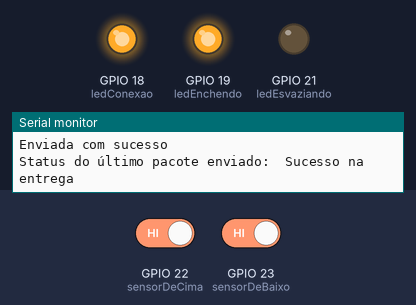
The sketch below on a simulated ESP32. Parts: output pins drawn as LEDs (lit = HIGH), the last lines printed to the serial monitor. The test bench sets the inputs (shaded band); at power-on: GPIO 22 (sensorDeCima) HIGH, GPIO 23 (sensorDeBaixo) HIGH.

Above: at 2.8 s.
2.9 s: GPIO 22 (sensorDeCima) driven LOW
At 3.5 s:
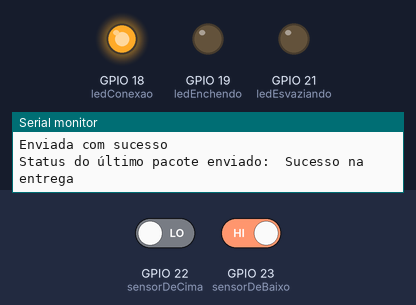
4.5 s: GPIO 23 (sensorDeBaixo) driven LOW
At 7.1 s:
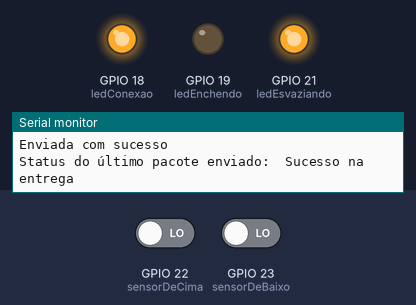
7.5 s: GPIO 23 (sensorDeBaixo) driven HIGH
At 8.6 s:
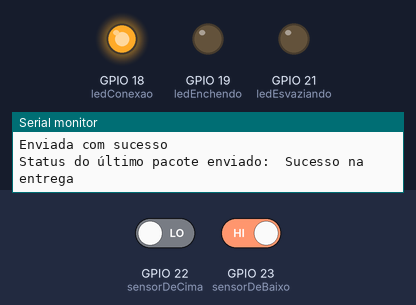
9.5 s: GPIO 22 (sensorDeCima) driven HIGH
At 12.1 s:
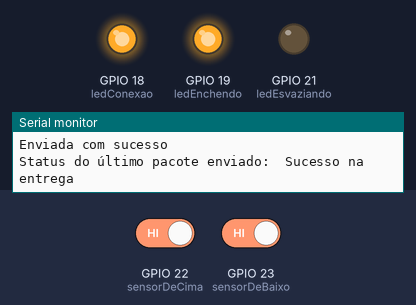
Timing chart, 0 to 13.5 s (numbered marks = the images above; inputs shaded):
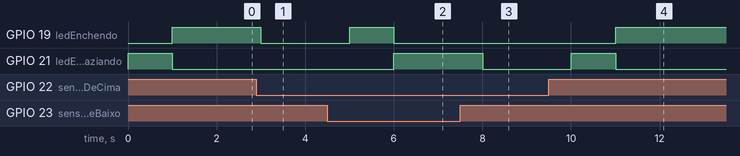

Measured:
- after the input at 2.9 s, GPIO 19 (ledEnchendo): HIGH → LOW after 0.10 s
- after the input at 4.5 s, GPIO 19 (ledEnchendo): LOW → HIGH after 0.50 s, → LOW 1.0 s later; GPIO 21 (ledEsvaziando): LOW → HIGH after 1.5 s
- after the input at 7.5 s, GPIO 21 (ledEsvaziando): HIGH → LOW after 0.50 s
- after the input at 9.5 s, GPIO 19 (ledEnchendo): LOW → HIGH after 1.5 s; GPIO 21 (ledEsvaziando): LOW → HIGH after 0.51 s, → LOW 1.0 s later

The sketch:

codTransmissor.ino
```cpp
#include <esp_now.h>
#include <WiFi.h>

// Substitua pelo endereço MAC do receptor
uint8_t broadcastAddress[] = {0x08, 0xd1, 0xf9, 0x27, 0xda, 0xf0};

#define sensorDeCima 22 // Pino do sensor de cima
#define sensorDeBaixo 23 // Pino do sensor de baixo
#define ledConexao 18
#define ledEnchendo 19
#define ledEsvaziando 21

bool statusCaixa = false;
bool sDeCima;
bool sDeBaixo;
bool isPeerConnected = false;

// Estrutura de dados para enviar
typedef struct struct_message {
  bool a;
} struct_message;

// Cria um struct_message chamado myData
struct_message myData;

esp_now_peer_info_t peerInfo;

// Callback quando os dados são enviados
void OnDataSent(const uint8_t *mac_addr, esp_now_send_status_t status) {
  Serial.print("\r\nStatus do último pacote enviado:\t");
  Serial.println(status == ESP_NOW_SEND_SUCCESS ? "Sucesso na entrega" : "Falha na entrega");

  if (status == ESP_NOW_SEND_SUCCESS) {
    piscaLedConexao(true);
  } else {
    piscaLedConexao(false);
    isPeerConnected = false; // Marca como desconectado
  }
}

// Função para tentar adicionar o peer
void addPeer() {
  // Remove o peer primeiro, se já estiver adicionado
  esp_now_del_peer(broadcastAddress);

  // Configura as informações do peer
  memcpy(peerInfo.peer_addr, broadcastAddress, 6);
  peerInfo.channel = 0;
  peerInfo.encrypt = false;

  if (esp_now_add_peer(&peerInfo) == ESP_OK) {
    Serial.println("Peer adicionado com sucesso");
    isPeerConnected = true;
    piscaLedConexao(true);
  } else {
    Serial.println("Falha ao adicionar peer, tentando novamente...");
    isPeerConnected = false;
    piscaLedConexao(false);
  }
}

void setup() {
  // Inicializa o monitor serial
  Serial.begin(115200);
  pinMode(sensorDeCima, INPUT_PULLUP);
  pinMode(sensorDeBaixo, INPUT_PULLUP);
  pinMode(ledConexao, OUTPUT);
  pinMode(ledEnchendo, OUTPUT);
  pinMode(ledEsvaziando, OUTPUT);

  // Configura o dispositivo como uma estação Wi-Fi
  WiFi.mode(WIFI_STA);

  // Inicializa ESP-NOW
  if (esp_now_init() != ESP_OK) {
    Serial.println("Erro ao inicializar ESP-NOW");
    return;
  }

  // Registra o callback para o status de envio
  esp_now_register_send_cb(OnDataSent);

  addPeer(); // Adiciona o peer
}

void loop() {
  sDeCima = digitalRead(sensorDeCima);
  sDeBaixo = digitalRead(sensorDeBaixo);

  if(!sDeCima && !sDeBaixo && !statusCaixa){
    Serial.println("1 - Esvaziando");
    digitalWrite(ledEsvaziando, HIGH);
    digitalWrite(ledEnchendo, LOW);
    myData.a = 0;
  } else if(sDeCima && !sDeBaixo && !statusCaixa){
    Serial.println("2 - Esvaziando");
    digitalWrite(ledEsvaziando, HIGH);
    digitalWrite(ledEnchendo, LOW);
    myData.a = 0;
  } else if(sDeCima && sDeBaixo && !statusCaixa){
    Serial.println("3 - Vazio");
    digitalWrite(ledEsvaziando, HIGH);
    digitalWrite(ledEnchendo, LOW);
    myData.a = 1;
    statusCaixa = true;
  } else if(sDeCima && sDeBaixo && statusCaixa){
    Serial.println("4 - Enchendo");
    digitalWrite(ledEnchendo, HIGH);
    digitalWrite(ledEsvaziando, LOW);
    myData.a = 1;
  } else if(sDeCima && !sDeBaixo && statusCaixa){
    Serial.println("5 - Enchendo");
    digitalWrite(ledEnchendo, HIGH);
    digitalWrite(ledEsvaziando, LOW);
    myData.a = 1;
  } else if(!sDeCima && !sDeBaixo && statusCaixa){
    Serial.println("6 - Cheio");
    digitalWrite(ledEnchendo, HIGH);
    digitalWrite(ledEsvaziando, LOW);
    myData.a = 0;
    statusCaixa = false;
  } else {
    Serial.println("7 - Erro");
    digitalWrite(ledEnchendo, LOW);
    digitalWrite(ledEsvaziando, LOW);
    myData.a = 0;
  }

  // Envia mensagem via ESP-NOW
  esp_err_t result = esp_now_send(broadcastAddress, (uint8_t *) &myData, sizeof(myData));

  if (result == ESP_OK) {
    Serial.println("Enviada com sucesso");
  } else {
    Serial.println("Erro ao enviar os dados");
    if (!isPeerConnected) {
      addPeer(); // Tenta adicionar o peer novamente
    }
  }
  delay(1000);

  // Tenta reconectar se o peer não estiver conectado
  if (!isPeerConnected) {
    addPeer();
  }
}

void piscaLedConexao(bool statusLed){
  if(statusLed){
    digitalWrite(ledConexao, HIGH);
  } else {
    for(int i = 0; i < 3; i++) {
      digitalWrite(ledConexao, HIGH);
      delay(500);
      digitalWrite(ledConexao, LOW);
      delay(500);
    }
  }
}
```
